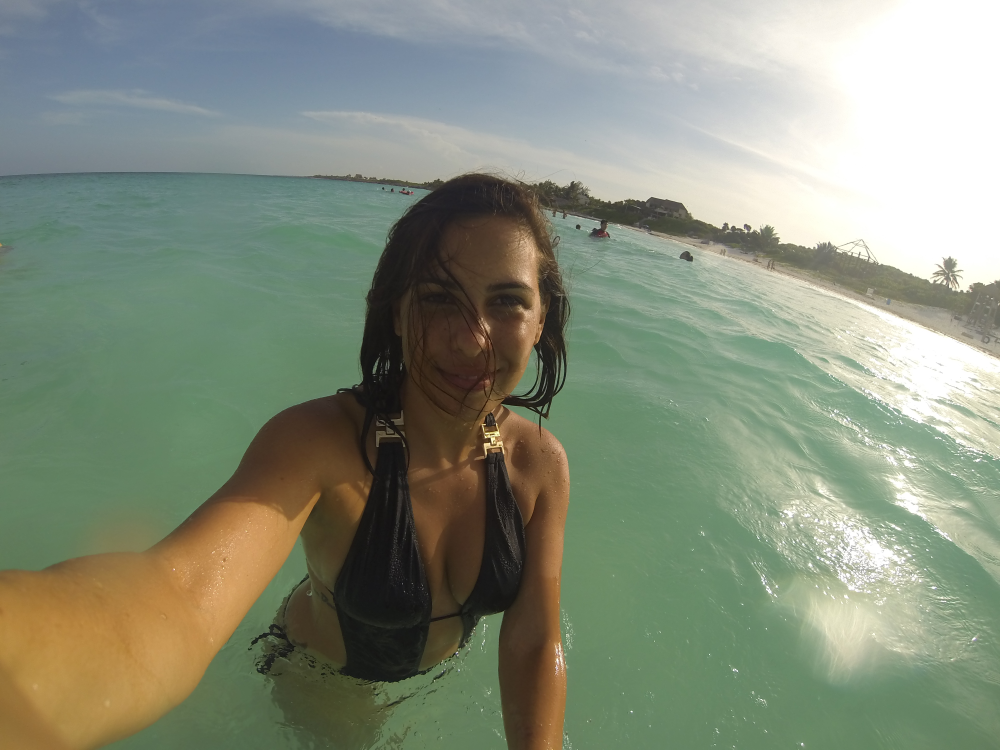
#> input picture src/test_images/thais.JPG, 4000 x 3000 px (shown at 1/4 size)
$ python test_preprocess.py   (Python 2 division)
#> lines starting #> are read from the running program, lines starting #| are printed output that depends on the picture
### src/imageProcess.py
from PIL import Image
import numpy

def preprocess_image(paths,resize=True,shape=(224,224)):
    # if single given not list of strings then convert to list of strings
    if isinstance(paths, basestring):
        paths = [paths]
    if resize == False:
        assert len(paths)==1
    if resize == True:
	assert len(shape)==2
    images = []
    for path in paths:
        image = Image.open(path,'r').convert('RGB')
        if resize:
            w,h = image.size
	    h_new,w_new=shape
	    w_ratio=w_new/float(w)
	    h_ratio=h_new/float(h)
            # resize the largest ratio
	    ratio=max(w_ratio,h_ratio)
            if resize:
		image = image.resize((int(w*ratio),int(h*ratio)))
		w1,h1 = image.size
		right = (w1+w_new)//2
		left = (w1-w_new)//2
		top = (h1-h_new)//2
		bottom = (h1+h_new)//2
		assert min(right,left,top,bottom)>=0
                image = image.crop((left,top,right,bottom))

        im = numpy.asarray(image)
        imcopy = numpy.zeros(im.shape)
        imcopy[:,:,0] = im[:, :, 0] - 103.939
        imcopy[:,:,1] = im[:, :, 1] - 116.779
        imcopy[:,:,2] = im[:, :, 2] - 123.68
        #RGB -> BGR
        imcopy = imcopy[:, :, ::-1]
        #put channels first
        imcopy = numpy.rollaxis(imcopy,2,0)
        #add dimension to make it a 4d image (for theano tensor)
        imcopy = numpy.expand_dims(imcopy,axis=0)
        #store it in images array
        if len(images)==0:
            images = imcopy
        else:
            images = numpy.append(images,imcopy,axis=0)
    return images,images.shape

# [19 lines left out: functions deprocess_image, np2pil, not called in this run]

### src/test_preprocess.py
from imageProcess import preprocess_image

if __name__ == '__main__':

    print preprocess_image('test_images/thais.JPG')[0].shape,'should be (1,3,224,224)'
#> in preprocess_image, image is the input picture: PIL image 4000x3000 RGB; mean R, G, B 133.8, 142.3, 124.2
#> in preprocess_image, `image = image.crop((left,top,right,bottom))`:
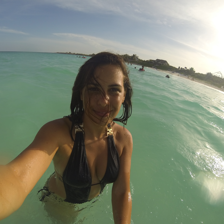
#> image: PIL image 224x224 RGB; mean R, G, B 125.3, 133.9, 116.2
#> in preprocess_image, `imcopy[:,:,1] = im[:, :, 1] - 116.779`:
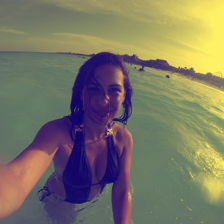
#> imcopy: shape (224, 224, 3) float64; mean R, G, B 21.4, 17.1, 0; drawn with min black and max white
    print preprocess_image('test_images/thais.JPG',shape=(122,1045))[0].shape,'should be (1,3,122,1045)'
#> call 2 of preprocess_image, with paths = 'test_images/thais.JPG', resize = True, shape = (122, 1045)
#> in preprocess_image (call 2), `paths = [paths]`: paths = ['test_images/thais.JPG']
#> in preprocess_image (call 2), `h_new,w_new=shape`: h_new = 122; w_new = 1045
#> in preprocess_image (call 2), `w_ratio=w_new/float(w)`: w_ratio = 0.261
#> in preprocess_image (call 2), `h_ratio=h_new/float(h)`: h_ratio = 0.0407
#> in preprocess_image (call 2), `ratio=max(w_ratio,h_ratio)`: ratio = 0.261
#> in preprocess_image (call 2), `right = (w1+w_new)//2`: right = 1045
#> in preprocess_image (call 2), `left = (w1-w_new)//2`: left = 0
#> in preprocess_image (call 2), `top = (h1-h_new)//2`: top = 330
#> in preprocess_image (call 2), `bottom = (h1+h_new)//2`: bottom = 452
#> in preprocess_image (call 2), `image = image.crop((left,top,right,bottom))`:
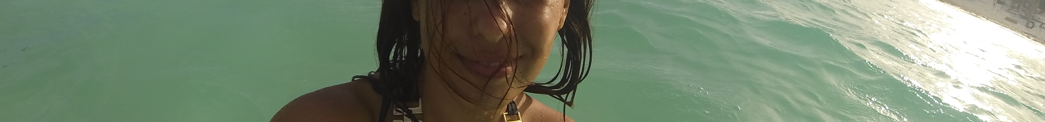
#> image: PIL image 1045x122 RGB; mean R, G, B 119.9, 135.7, 113.5
#> in preprocess_image (call 2), `imcopy[:,:,1] = im[:, :, 1] - 116.779`:
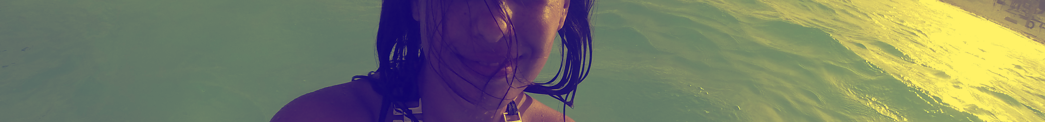
#> imcopy: shape (122, 1045, 3) float64; mean R, G, B 15.9, 18.9, 0; drawn with min black and max white
    print preprocess_image('test_images/thais.JPG',shape=(150,40))[0].shape,'should be (1,3,150,40)'
#> call 3 of preprocess_image, with paths = 'test_images/thais.JPG', resize = True, shape = (150, 40)
#> in preprocess_image (call 3), `h_new,w_new=shape`: h_new = 150; w_new = 40
#> in preprocess_image (call 3), `w_ratio=w_new/float(w)`: w_ratio = 0.01
#> in preprocess_image (call 3), `h_ratio=h_new/float(h)`: h_ratio = 0.05
#> in preprocess_image (call 3), `right = (w1+w_new)//2`: right = 120
#> in preprocess_image (call 3), `left = (w1-w_new)//2`: left = 80
#> in preprocess_image (call 3), `top = (h1-h_new)//2`: top = 0
#> in preprocess_image (call 3), `bottom = (h1+h_new)//2`: bottom = 150
#> in preprocess_image (call 3), `image = image.crop((left,top,right,bottom))`:
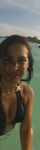
#> image: PIL image 40x150 RGB; mean R, G, B 102.8, 101.4, 87
    print preprocess_image('test_images/thais.JPG',resize=False)[0].shape,'should be (1,3,3000,4000)'
#> call 4 of preprocess_image, with paths = 'test_images/thais.JPG', resize = False, shape = (224, 224)
#> in preprocess_image (call 4), `imcopy[:,:,0] = im[:, :, 0] - 103.939`:
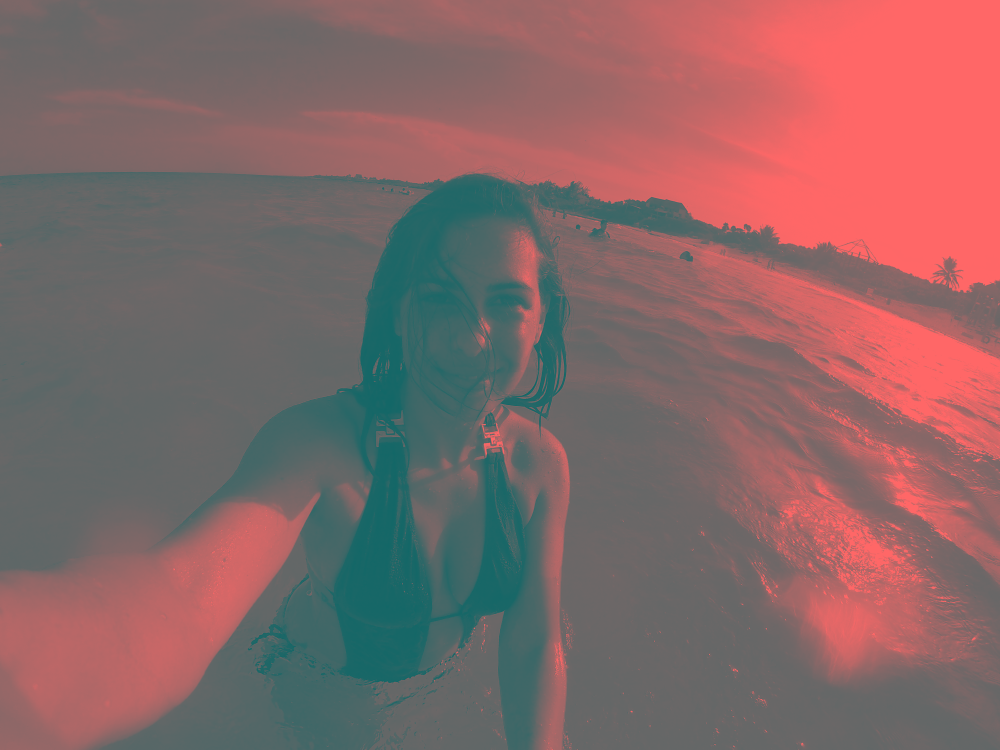
#> imcopy: shape (3000, 4000, 3) float64 (shown at 1/4 size); mean R, G, B 29.8, 0, 0; drawn with min black and max white
#> in preprocess_image (call 4), `imcopy[:,:,1] = im[:, :, 1] - 116.779`:
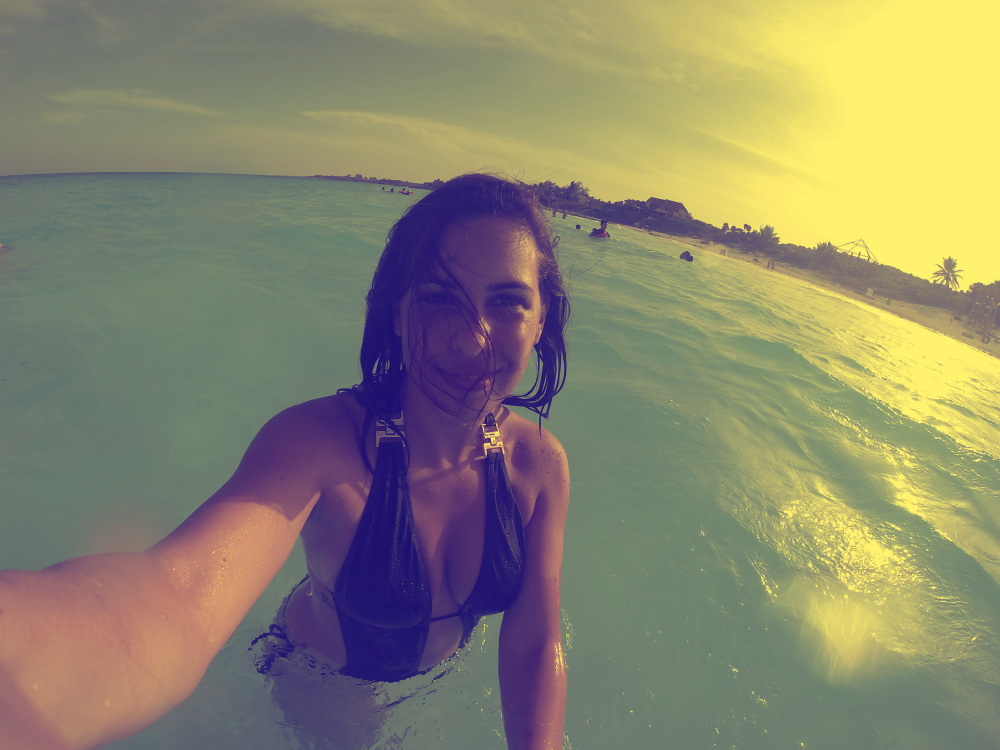
#> imcopy: shape (3000, 4000, 3) float64 (shown at 1/4 size); mean R, G, B 29.8, 25.5, 0; drawn with min black and max white
    print preprocess_image(['test_images/thais.JPG','test_images/bottle.jpg'])[0].shape, 'should be (2,3,244,244)'
#> in preprocess_image (call 5), `images = []`: images = []
#> in preprocess_image (call 5), `h_new,w_new=shape`: h_new = 224
#> in preprocess_image (call 5), `w_ratio=w_new/float(w)`: w_ratio = 0.056
#> in preprocess_image (call 5), `h_ratio=h_new/float(h)`: h_ratio = 0.0747
#> in preprocess_image (call 5), `right = (w1+w_new)//2`: right = 261
#> in preprocess_image (call 5), `left = (w1-w_new)//2`: left = 37
#> in preprocess_image (call 5), `bottom = (h1+h_new)//2`: bottom = 224
#> pass 2 of the loop in preprocess_image, `for path in paths:`:
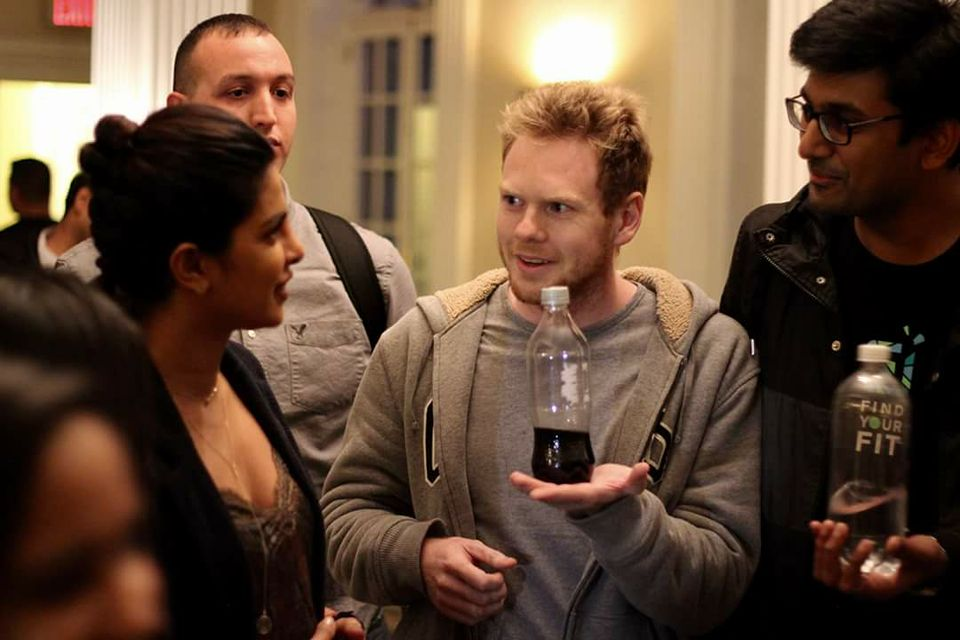
#> input picture src/test_images/bottle.jpg, 960 x 640 px
#> in preprocess_image, image is the input picture: PIL image 960x640 RGB; mean R, G, B 97.2, 72.9, 54.6
#> w_ratio = 0.233
#> h_ratio = 0.35
#> right = 280
#> left = 56
#> in preprocess_image (call 5), `image = image.crop((left,top,right,bottom))`:
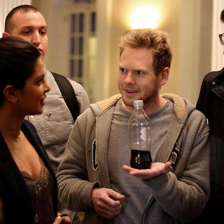
#> image: PIL image 224x224 RGB; mean R, G, B 115.2, 87.8, 66
#> in preprocess_image (call 5), `imcopy[:,:,1] = im[:, :, 1] - 116.779`:
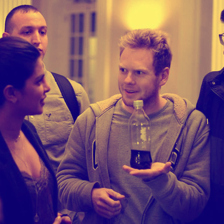
#> imcopy: shape (224, 224, 3) float64; mean R, G, B 11.3, -29, 0; drawn with min black and max white
